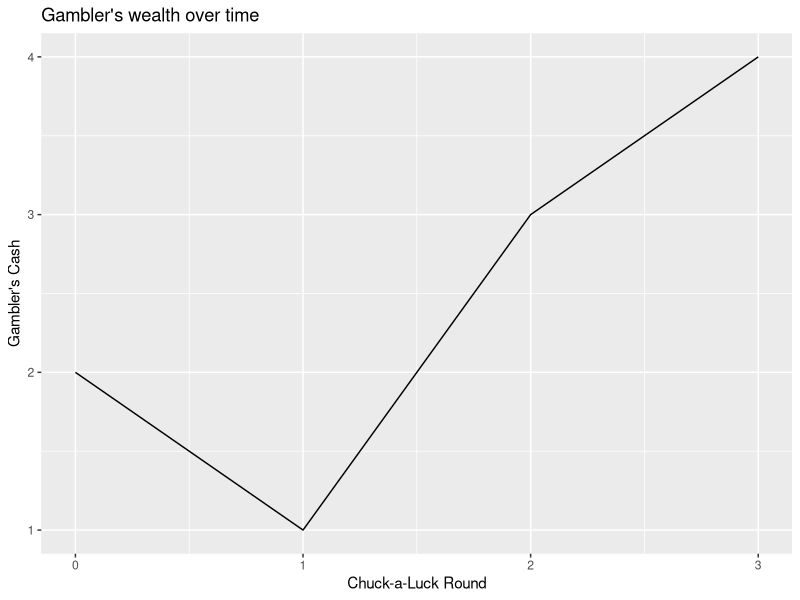
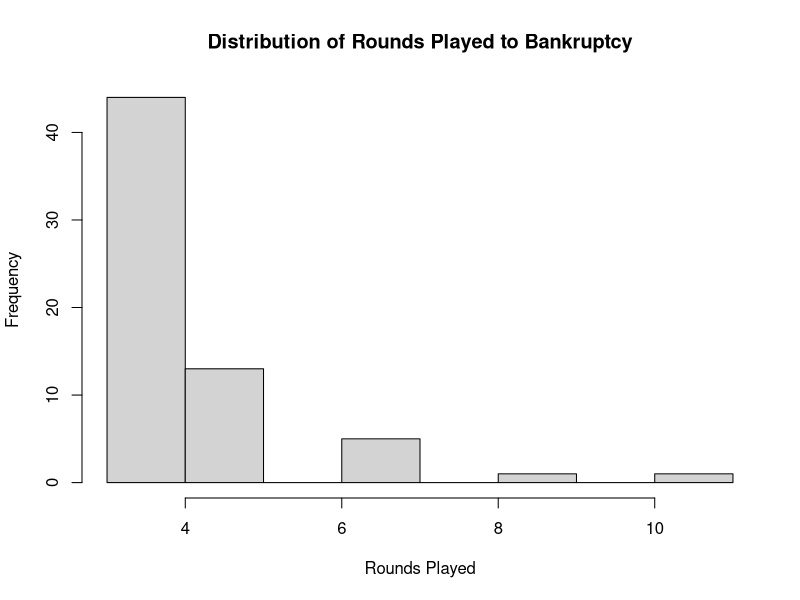
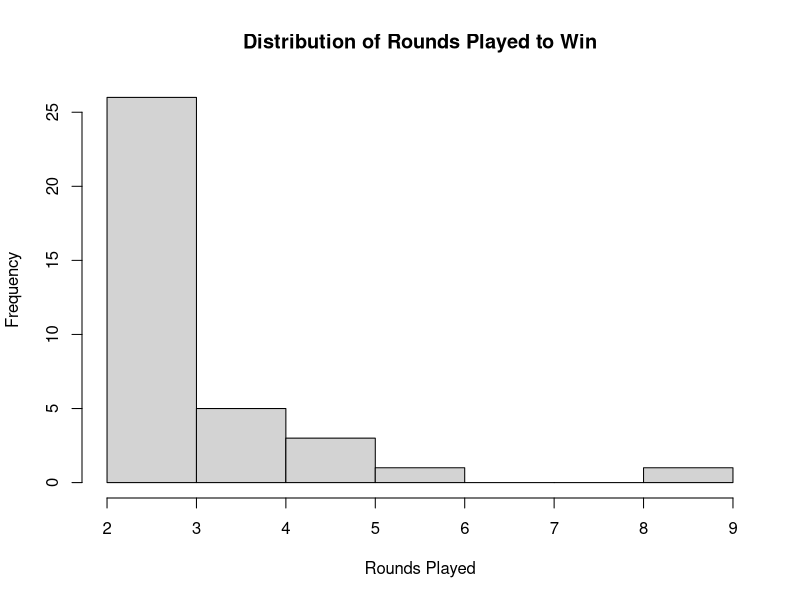
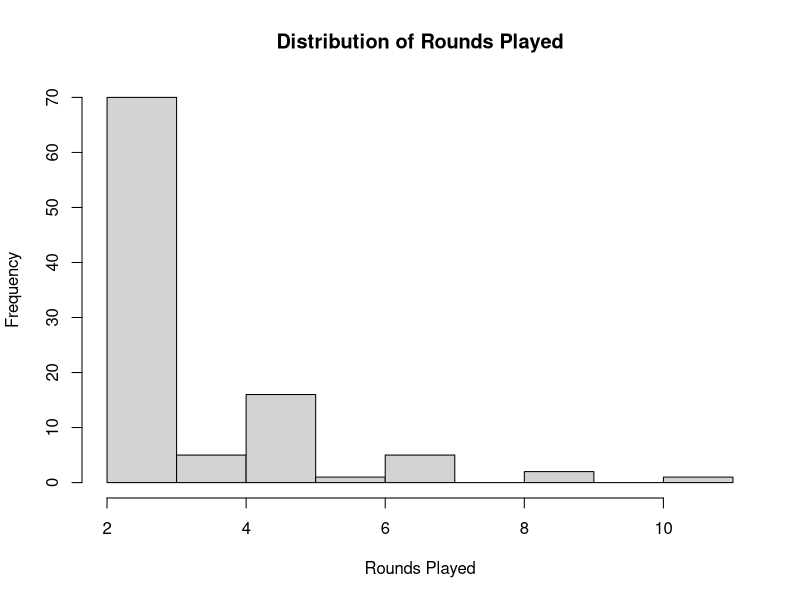

Write the R code that produced these figures, in order.
## ---- chunk 1
knitr::opts_chunk$set(
  collapse = TRUE,
  fig.align="center",
  fig.pos="t",
  strip.white = TRUE
)
## ---- chunk 2
set.seed(12358)
chuck <- replicate(sum(sample(1:6,1,replace = TRUE) == sample(1:6,3,replace = TRUE)),n =100)
chuck_dol <- ifelse(chuck == 0, -1, chuck)
mean(chuck_dol)
## ---- chunk 3
gamble <- function(incash,outcash) {
cash <- c(incash)
while (cash[length(cash)] > 0 & cash[length(cash)] < outcash) {
  samp <- sum(sample(1:6,3,replace = T) == sample(1:6,1,replace = T))
  if (samp == 0) {cash <- c(cash, cash[length(cash)]-1)} 
  if (samp == 1) {cash <- c(cash, cash[length(cash)]+1)}
  if (samp == 2) {cash <- c(cash, cash[length(cash)]+2)}
  if (samp == 3) {cash <- c(cash, cash[length(cash)]+3)}
} 
return(cash)
}

library(ggplot2)
df_run <- data.frame(gamble(2,4))
df_run$t <- 0:(nrow(df_run)-1)
ggplot(df_run, aes(x=t,y=gamble.2..4.)) + geom_line() + 
  scale_x_continuous(name = "Chuck-a-Luck Round", breaks = seq(0,10,1)) +
  scale_y_continuous(name = "Gambler's Cash", breaks = seq(0,10,1)) + 
  labs(title = "Gambler's wealth over time")

## ---- chunk 4
gamblers <- replicate(gamble(2,4),n=100)
gamblers_rounds <- c(); gamblers_win <- c()

for (i in 1:length(gamblers)) {
  gamblers_rounds <- c(gamblers_rounds,(length(gamblers[[i]])))
}
for (i in 1:length(gamblers)) {
  gamblers_win <- c(gamblers_win,(tail(gamblers[[i]],1) >= 4))
}
gambler_outcome <- data.frame("rounds" = gamblers_rounds, "win" = gamblers_win)

mean(gambler_outcome$rounds)
mean(gambler_outcome$win)

hist(gambler_outcome$rounds[gambler_outcome$win == 0], breaks = 7, 
     xlab = "Rounds Played", main  = "Distribution of Rounds Played to Bankruptcy")
hist(gambler_outcome$rounds[gambler_outcome$win != 0], breaks = 9, 
     xlab = "Rounds Played", main  = "Distribution of Rounds Played to Win")
hist(gambler_outcome$rounds, breaks = 7, xlab = "Rounds Played", 
     main  = "Distribution of Rounds Played")
